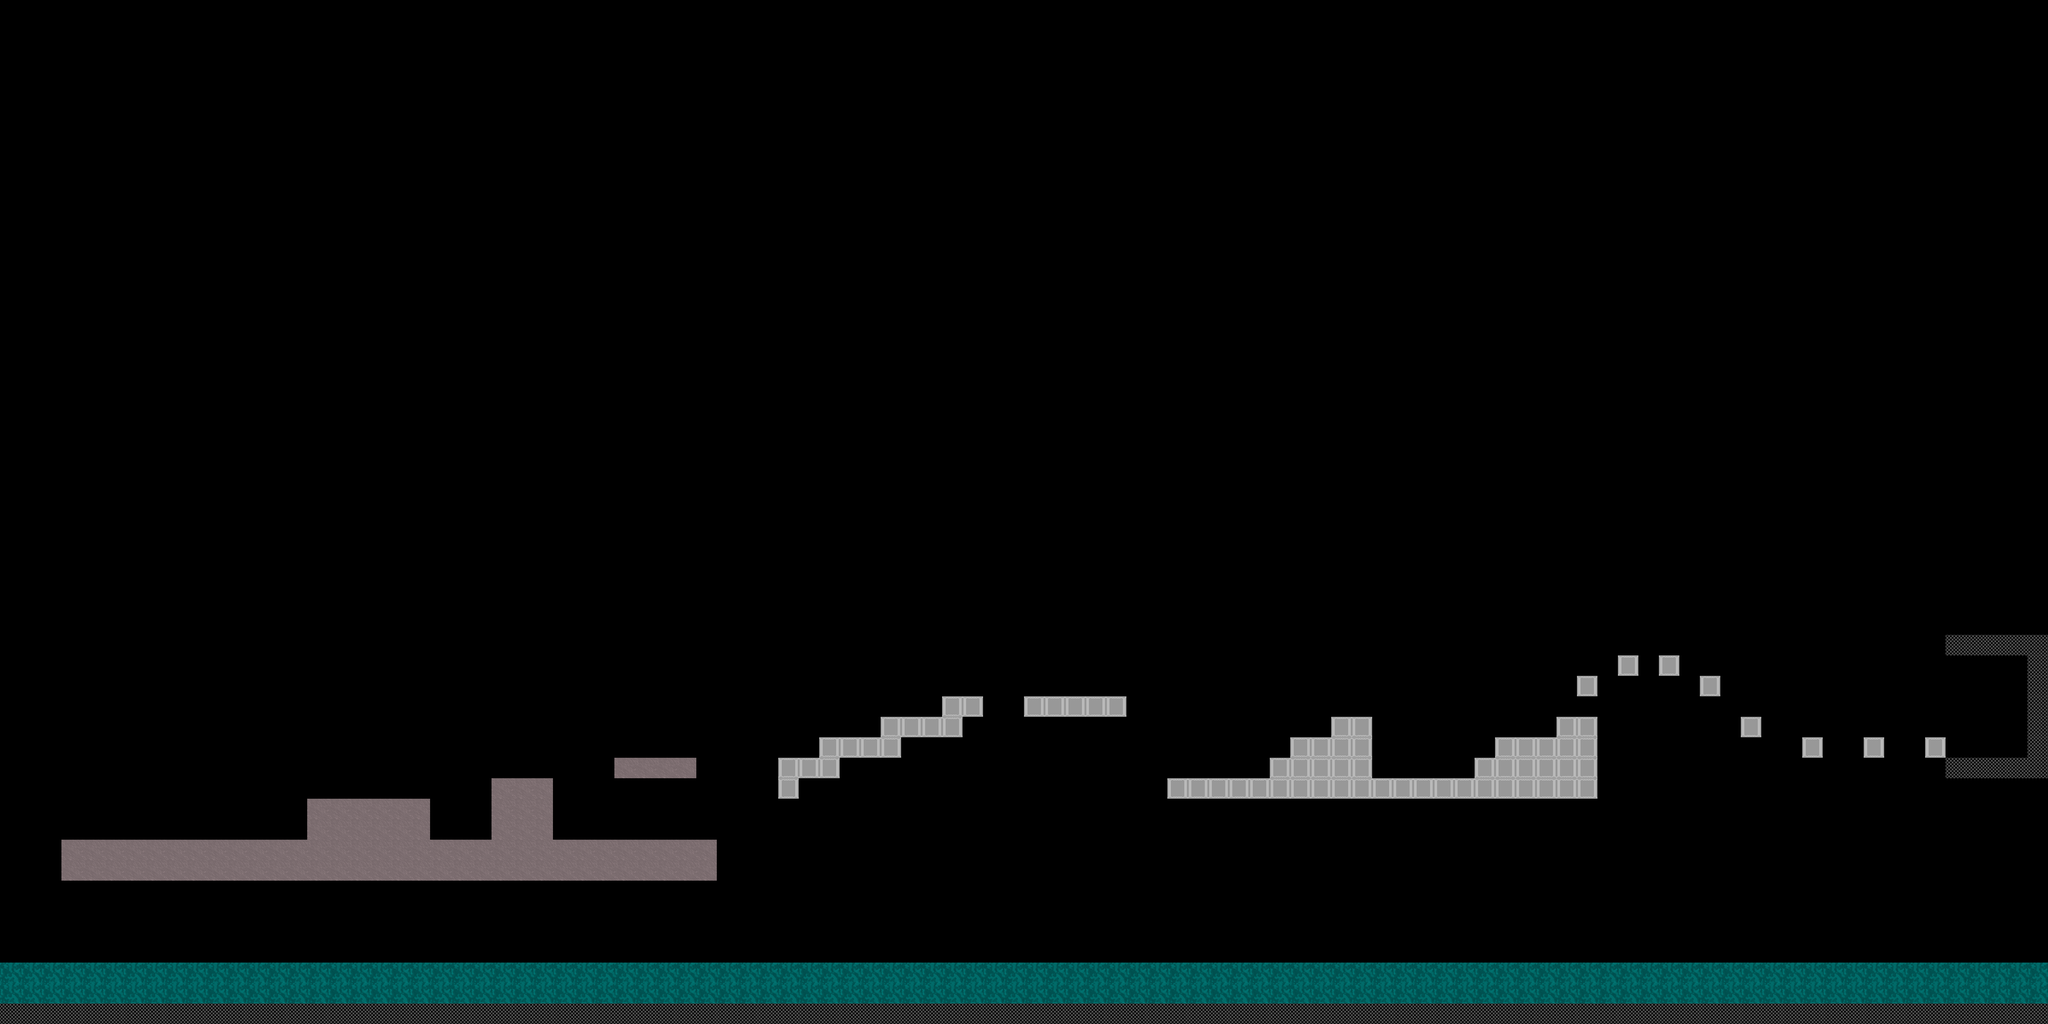

This is a level from a 2D game, rendered from its Tiled map with the project's own tilesets. A one-line summary and the map file follow, with tile-layer data summarised:
An orthogonal 100x50 tile map with 64x64 px tiles, 2 tile layers (LowBounds, Ground).

<map version="1.0" tiledversion="1.1.2" orientation="orthogonal" renderorder="left-down" width="100" height="50" tilewidth="64" tileheight="64" infinite="0" nextobjectid="21">
 <tileset firstgid="1" name="Tiles" tilewidth="64" tileheight="64" tilecount="5" columns="5">
  <image source="tiles.png" width="320" height="64" />
 </tileset>
 <layer name="LowBounds" width="100" height="50">
  <data>[5000 cells, 100 non-empty, 1 distinct tile ids]</data>
 </layer>
 <layer name="Ground" width="100" height="50">
  <data>[5000 cells, 376 non-empty, 4 distinct tile ids]</data>
 </layer>
</map>
